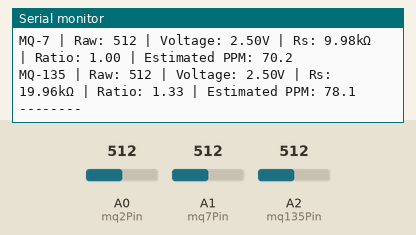
This sketch was run on a simulated Arduino Uno, built with avr-gcc and run on an emulated ATmega328P. Shown: the last lines printed to the serial monitor. The test bench sets the inputs (shaded band); at power-on: A0 (mq2Pin) = 512, A1 (mq7Pin) = 512, A2 (mq135Pin) = 512.

Above: at 3.0 s.
3.1 s: A0 (mq2Pin) set to 0
8.1 s: A1 (mq7Pin) set to 1023
At 9.5 s:
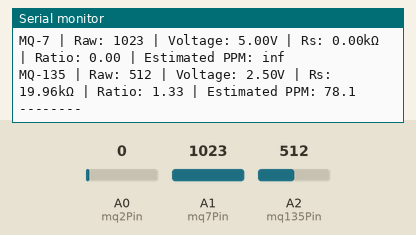
12.6 s: A2 (mq135Pin) set to 716
At 14.3 s:
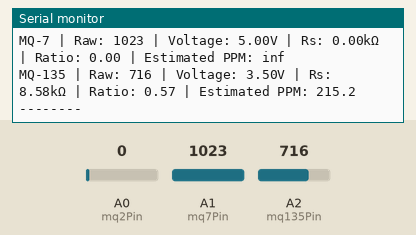
15.5 s: A0 (mq2Pin) set to 122
18.4 s: A1 (mq7Pin) set to 900
At 21.0 s:
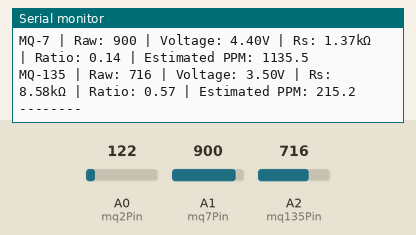
21.3 s: A2 (mq135Pin) set to 900
At 23.5 s:
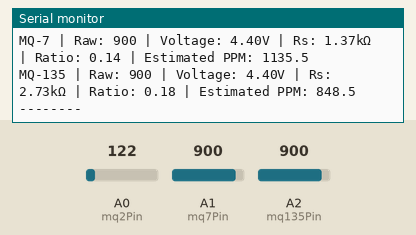
Timing chart, 0 to 25.0 s (numbered marks = the images above; inputs shaded):
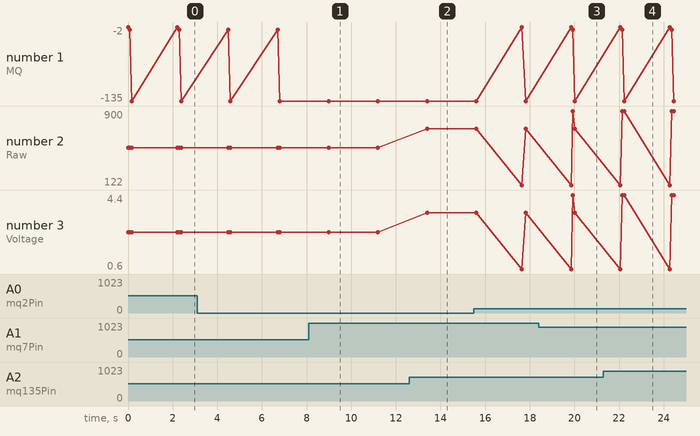

Measured:
- after the input at 8.1 s, the serial monitor: prints a new line after 0.81 s (image 1)
- after the input at 12.6 s, the serial monitor: prints a new line after 0.80 s (image 2)
- after the input at 18.4 s, the serial monitor: prints a new line after 1.5 s (image 3)
- after the input at 21.3 s, the serial monitor: prints a new line after 0.94 s (image 4)
- plotted number 2: 512 → 716 after the input at 12.6 s
- plotted number 3: 2.5 → 3.5 after the input at 12.6 s

The sketch:

hanium_gas_read.ino.ino
```cpp
const int mq2Pin = A0;
const int mq7Pin = A1;
const int mq135Pin = A2;

// 보정된 R0 값 (깨끗한 공기에서 측정한 값, 예시값)
float R0_MQ2 = 5.0;
float R0_MQ7 = 10.0;
float R0_MQ135 = 15.0;

// 센서별 로드 저항값 (보드에 따라 다를 수 있음)
const float RL_MQ2 = 5.0;     // kΩ
const float RL_MQ7 = 10.0;    // kΩ
const float RL_MQ135 = 20.0;  // kΩ

void setup() {
  Serial.begin(9600);
}

void loop() {
  readSensor(mq2Pin, R0_MQ2, RL_MQ2, "MQ-2");
  readSensor(mq7Pin, R0_MQ7, RL_MQ7, "MQ-7");
  readSensor(mq135Pin, R0_MQ135, RL_MQ135, "MQ-135");

  Serial.println("--------");
  delay(2000);  // 2초마다 측정
}

void readSensor(int analogPin, float R0, float RL, String label) {
  int rawADC = analogRead(analogPin);
  float voltage = rawADC * (5.0 / 1023.0);
  float RS = (5.0 - voltage) / voltage * RL;   // Rs 계산
  float ratio = RS / R0;

  // 데이터시트 기반 추정 공식 (근사)
  float a, b;
  if (label == "MQ-2") {
    a = 100.0;
    b = -1.5;
  } else if (label == "MQ-7") {
    a = 70.0;
    b = -1.4;
  } else if (label == "MQ-135") {
    a = 110.0;
    b = -1.2;
  }

  float ppm = a * pow(ratio, b);

  // 출력
  Serial.print(label);
  Serial.print(" | Raw: ");
  Serial.print(rawADC);
  Serial.print(" | Voltage: ");
  Serial.print(voltage, 2);
  Serial.print("V | Rs: ");
  Serial.print(RS, 2);
  Serial.print("kΩ | Ratio: ");
  Serial.print(ratio, 2);
  Serial.print(" | Estimated PPM: ");
  Serial.println(ppm, 1);
}
```
